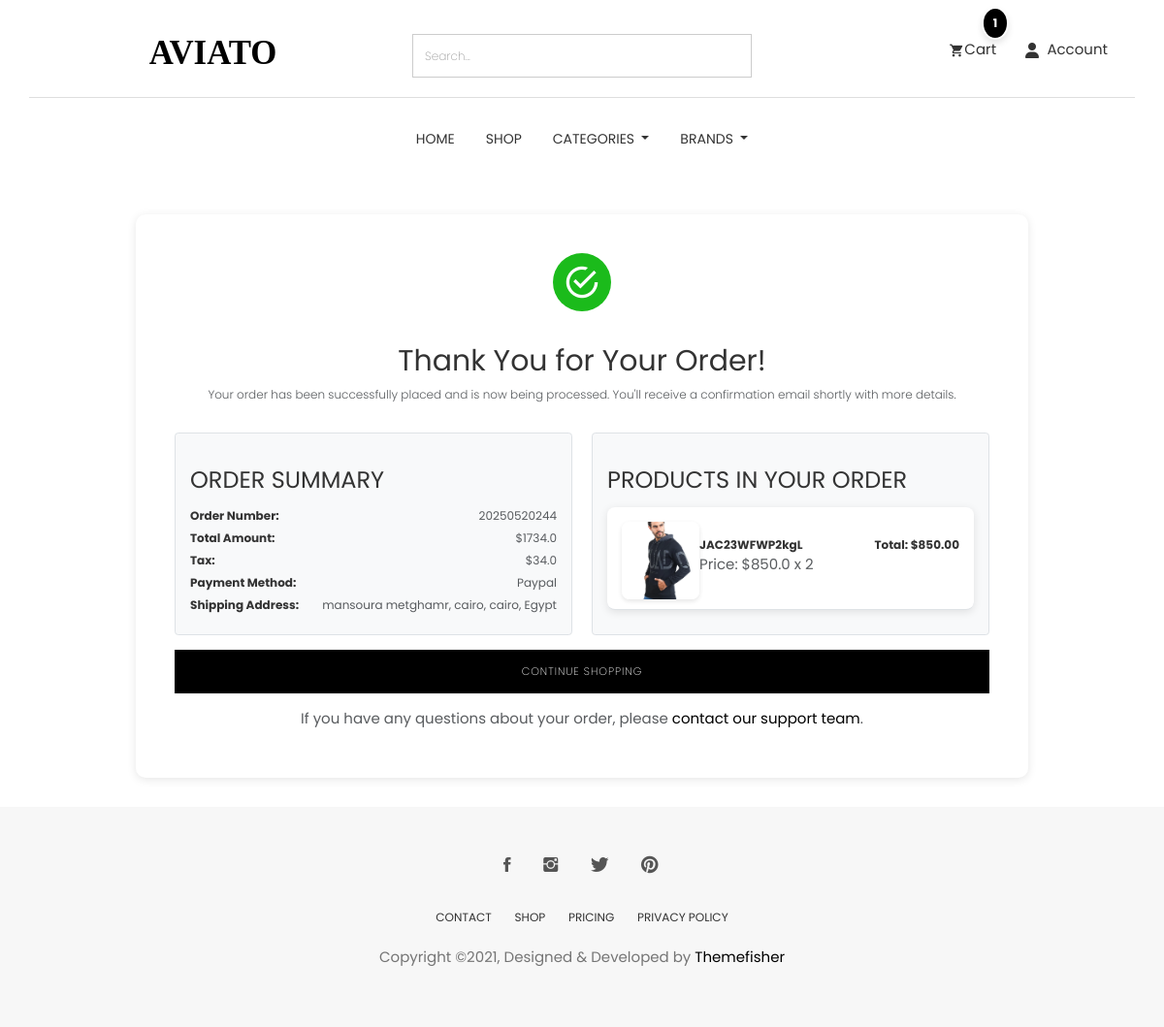
/order/order-success/ (signed in), run on an earlier commit of the app's database.
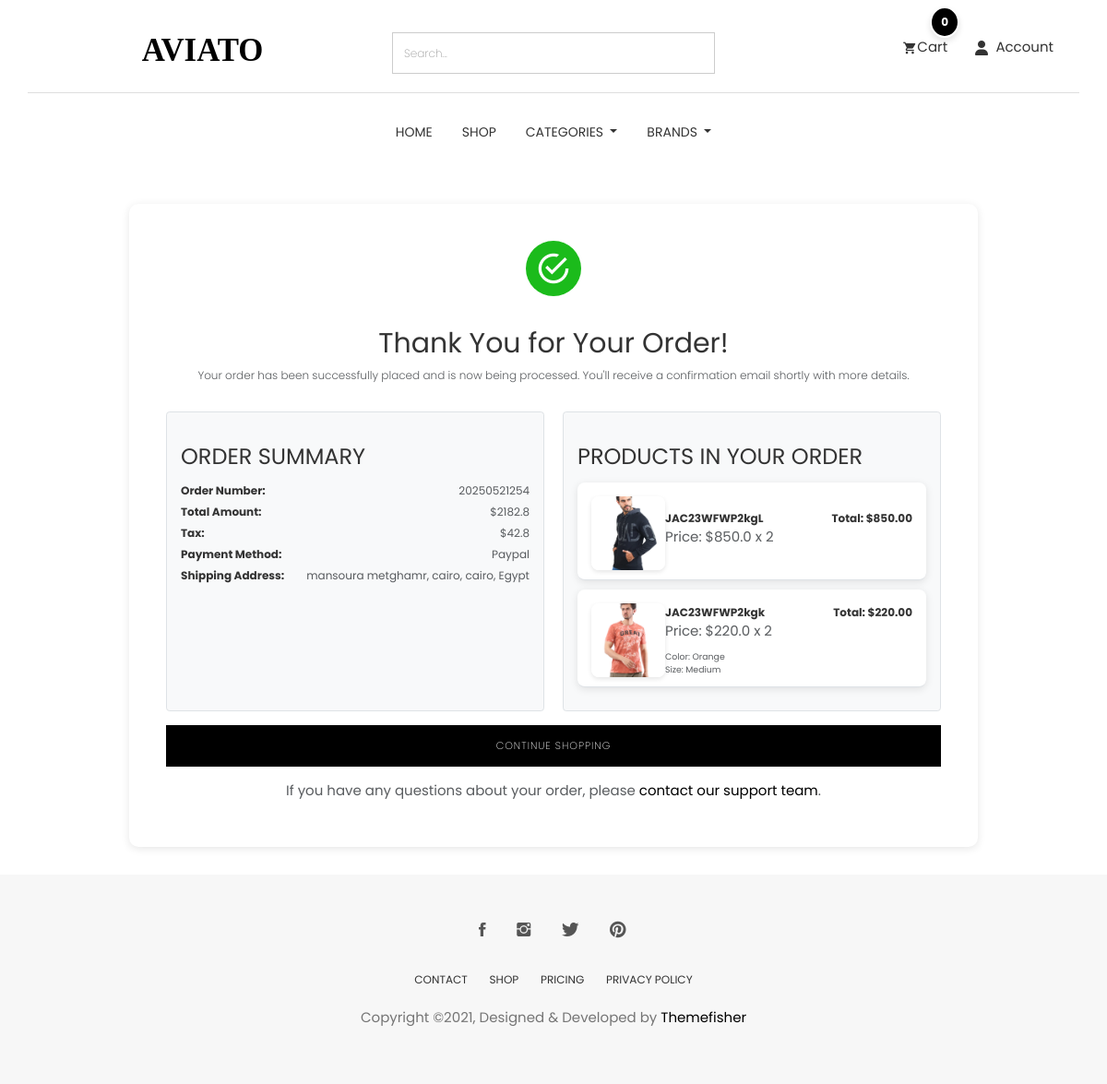
And on a later commit of the database.
### order/models.py (models this page shows, shortened)
class Order(models.Model):
    STATUS = (
        ('New', 'New'),
        ('On Delivery', 'On Delivery'),  # Add On Delivery status here
        ('Completed', 'Completed'),
        ('Cancelled', 'Cancelled'),
    )
    user = models.ForeignKey(User, verbose_name=_("user order"),on_delete=models.SET_NULL , null=True)
    payment = models.ForeignKey(Payment,  verbose_name=_("payment order"),on_delete=models.SET_NULL ,blank=True , null=True)
    order_number = models.CharField(_("order_number"),max_length=50)
    first_name = models.CharField(_("first_name"),max_length=50)
    last_name = models.CharField(_("last_name"),max_length=50)
    phone = models.CharField(_("phone"),max_length=50)
    zip_code = models.CharField(_("zip_code"),max_length=50,blank=True)
    email = models.EmailField(_("email"), max_length=254)
    address_line_1 = models.CharField(_("address_line_1"), max_length=50)
    address_line_2 = models.CharField(_("address_line_2"), max_length=50 , blank=True)
    country = models.CharField(_("country"), max_length=50 )
    state = models.CharField(_("state"), max_length=50 )
    payment_method = models.CharField(_("payment_method"), max_length=50 )
    city = models.CharField(_("city"), max_length=50 )
    order_note = models.CharField(_("order_note"), max_length=1000 , blank=True)
    order_total = models.FloatField(_("order_total"),)
    tax = models.FloatField(_("tax"),)
    status = models.CharField(_("status"),choices=STATUS,default='New' , max_length=15)
    ip = models.CharField(_("ip"),max_length=50  ,blank=True)
    is_orderd = models.BooleanField(_("is_orderd"),default=False)
    delivered_date = models.DateTimeField(blank=True,null=True)
    created_at = models.DateTimeField(_("created_at"), default=timezone.now)
    updated_at = models.DateTimeField(_("updated_at"),default=timezone.now)
    def full_address(self):
        return f'{self.address_line_1} {self.address_line_2}'
    class Meta:
        verbose_name = _("Orders")
        verbose_name_plural = _("Orders")

class OrderProduct(models.Model):
    payment = models.ForeignKey(Payment, verbose_name=_("payment order"),on_delete=models.SET_NULL ,blank=True , null=True)
    user = models.ForeignKey(User, verbose_name=_("user order"),on_delete=models.CASCADE)
    order = models.ForeignKey(Order, verbose_name=_("order"),on_delete=models.CASCADE)
    product = models.ForeignKey("store.Product", verbose_name=_("order product"),on_delete=models.CASCADE)
    variations = models.ManyToManyField("store.Variation",blank=True)
    quantity = models.IntegerField(_("quantity"),)
    product_price = models.FloatField(_("product_price"),)
    ordered = models.BooleanField(_("ordered"),default=False)
    created_at = models.DateTimeField(_("created_at"), default=timezone.now)
    updated_at = models.DateTimeField(_("updated_at"),default=timezone.now)
    class Meta:
        verbose_name = _("Order Products")
        verbose_name_plural = _("Order Products")

### store/models.py (models this page shows, shortened)
class Product(models.Model):
    id = models.UUIDField(primary_key=True, default=uuid.uuid4, editable=False)
    name = models.CharField( max_length=50)
    image = models.ImageField(upload_to='product/',null=True,blank=True)
    stock = models.IntegerField(default=1)
    price = models.DecimalField(max_digits=10, decimal_places=2, default=Decimal('0.00'))
    description = models.TextField(max_length=10000, blank=True)
    created_at = models.DateTimeField(default=timezone.now)
    modified_date = models.DateTimeField(auto_now=True)
    slug = models.SlugField(null=True, blank=True)
    views = models.PositiveIntegerField(default=0)
    is_available = models.BooleanField(default=True)
    on_sale = models.BooleanField(default=False)
    PRDBrand = models.ForeignKey('Brand', related_name='product_brand', on_delete=models.CASCADE, blank=True, null=True, verbose_name="Brand")
    like = models.ManyToManyField(User, blank=True, related_name='product_favourite')
    category = models.ForeignKey(Subcategory, related_name='product_subcategory', verbose_name="Subcategory", null=True, blank=True, on_delete=models.CASCADE)
    class Meta:
        ordering = ['-created_at']
        verbose_name = "Product"
        verbose_name_plural = "Products"

class Variation(models.Model):
    product = models.ForeignKey(Product,related_name='product_variation',  on_delete=models.CASCADE)
    variation_category = models.CharField( max_length=200 , choices=variation_category_choice)
    variation_value = models.CharField( max_length=200 )
    is_active = models.BooleanField(default=True)
    created_at = models.DateTimeField(  auto_now_add=True)
    objects = VariationManager()

### order/views.py (the view)
# urls.py: path('order-success/', views.order_success, name='order_success'),
def order_success(request):
    current_user = request.user
    order = Order.objects.filter(user=current_user, is_orderd=True).last()
    ordered_products = OrderProduct.objects.filter(order_id=order.id)
    subtotal = 0
    for i in ordered_products:
        subtotal += i.product_price * i.quantity
    context = {
        'order': order,
        'subtotal': subtotal,
        'ordered_products': ordered_products,
    }
    return render(request , 'order_complete.html' , context)

### cart/models.py (called while the page is built)
    def sub_total(self):
        return self.product.price * self.quantity

### category/category_context.py (called while the page is built)
def nav_links(request):
    categories_nav = Category.objects.all()
    subcategories_nav = Subcategory.objects.all()
    brands_nav = Brand.objects.all()
    context = {
        'categories_nav':categories_nav,
        'brands_nav':brands_nav,
        'subcategories_nav':subcategories_nav,
    }
    return context

### category/models.py (called while the page is built)
    def get_url(self):
        return reverse('products_by_subcategory',args=[self.id])

### store/models.py (called while the page is built)
    def get_url(self):
        return reverse('products_by_brand',args=[self.id])

    def __str__(self):
        return self.name

### order/templates/order_complete.html (shortened to what the changed rows need)
{% extends "base.html" %}
{% load static %}
{% block body %}
<section class="page-wrapper success-msg py-5">
    <div class="container">
        <div class="row justify-content-center">
            <div class="col-md-10">
                <div class="block text-center">
                    <h2 class="text-center font-weight-bold">Thank You for Your Order!</h2>
                    <div class="main-sections d-flex justify-content-between">
                        <div class="order-summary bg-light p-4 text-left border rounded mr-3" style="flex: 1;">
                            <div class="summary-item mb-2">
                                <strong>Order Number:</strong> <span class="text-muted">{{ order.order_number }}</span>
                            </div>
                            <div class="summary-item mb-2">
                                <strong>Total Amount:</strong> <span class="text-muted">${{ order.order_total }}</span>
                            </div>
                            <div class="summary-item mb-2">
                                <strong>Tax:</strong> <span class="text-muted">${{ order.tax }}</span>
                            </div>
                            <div class="summary-item mb-2">
                                <strong>Payment Method:</strong> <span class="text-muted">{{ order.payment_method|title }}</span>
                            </div>
                            <div class="summary-item mb-2">
                                <strong>Shipping Address:</strong> <span class="text-muted">{{ order.full_address }}, {{ order.city }}, {{ order.state }}, {{ order.country }}</span>
                            </div>
                        </div>
                        <div class="ordered-products bg-light p-4 text-left border rounded" style="flex: 1;">
                            {% for item in order.orderproduct_set.all %}
                            <div class="product-item mb-3 d-flex align-items-center border-bottom pb-3">
                                <div class="product-image mr-3">
                                    <img src="{{ item.product.image.url }}" alt="{{ item.product.name }}" class="img-fluid"
                                        style="width: 80px; height: 80px; object-fit: cover; border-radius: 8px; box-shadow: 0px 2px 5px rgba(0,0,0,0.1);">
                                </div>
                                <div class="product-detail d-flex justify-content-between flex-grow-1">
                                    <div>
                                        <strong>{{ item.product.name }}</strong>
                                        <p class="text-muted">Price: ${{ item.product_price }} x {{ item.quantity }}</p>
                                        {% if item.variations.all %}
                                        <p class="text-muted small mb-0">
                                            {% for variation in item.variations.all %}
                                            <span>{{ variation.variation_category|capfirst }}: {{ variation.variation_value|capfirst }}</span><br>
                                            {% endfor %}
                                        </p>
                                        {% endif %}
                                    </div>
                                    <div class="text-right">
                                        <strong>Total: ${{ item.product_price|floatformat:2 }}</strong>
                                    </div>
                                </div>
                            </div>
                            {% endfor %}
                        </div>
                    </div>
                </div>
            </div>
        </div>
    </div>
</section>
{% endblock %}

What changed in the data, as far as the page shows it:
no longer on this page (row unchanged): Order: order_number "20250520244", order_total "1734.0", tax "34.0", payment_method "Paypal", full_address "mansoura metghamr", city "cairo", state "cairo", country "Egypt"
added Order: order_number "20250521254", order_total "2182.8", tax "42.8", payment_method "Paypal", full_address "mansoura metghamr", city "cairo", state "cairo", country "Egypt"
added OrderProduct: product.image (picture), product.name "JAC23WFWP2kgk", product_price "220.0", quantity "2", product_price "220.00"
now on this page (row unchanged): Variation: variation_category "Color", variation_value "Orange"
now on this page (row unchanged): Variation: variation_category "Size", variation_value "Medium"
Also different on the page:
{{ quantity }}: "1" → "0"
